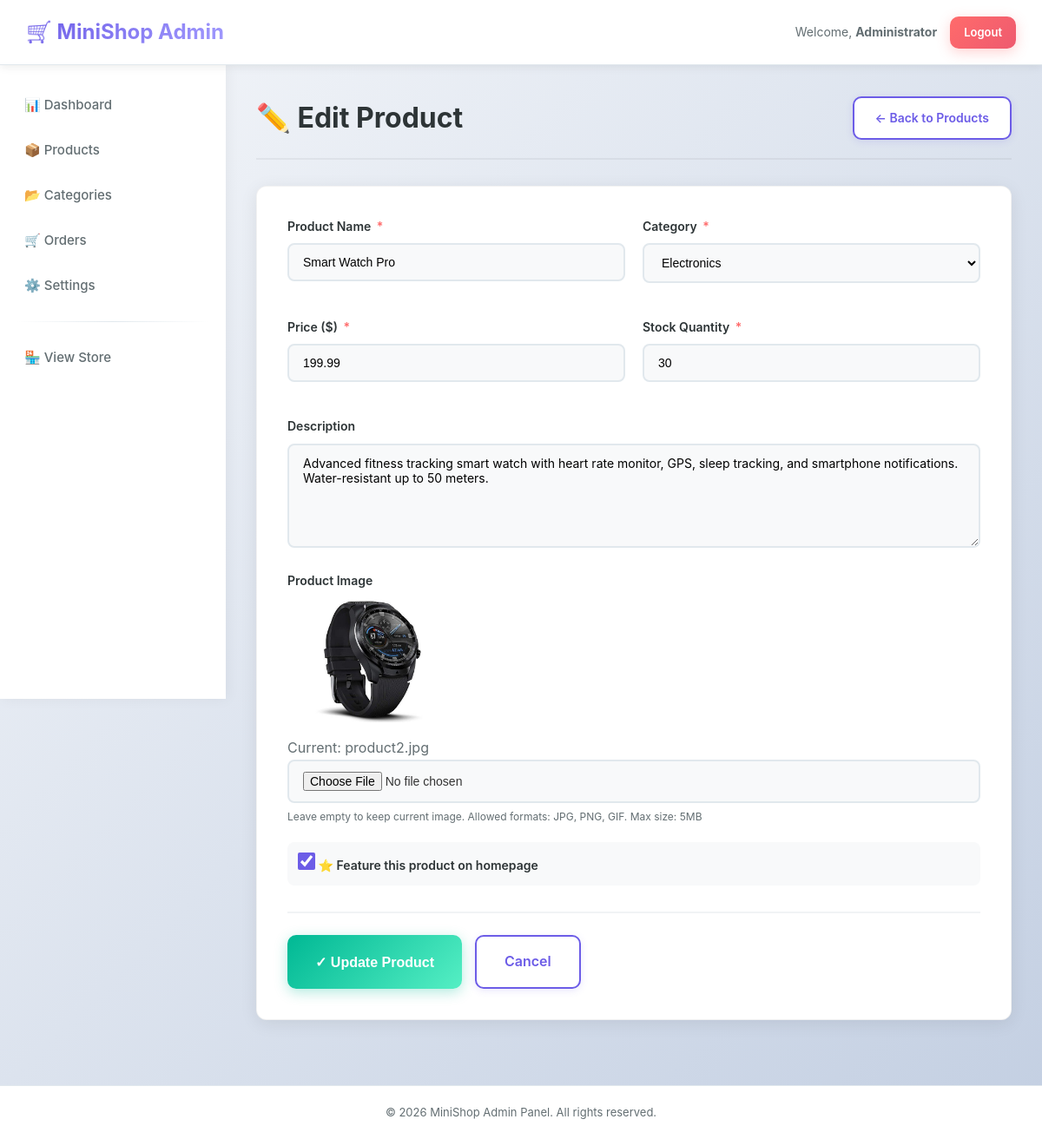
Screenshot of /admin/product_edit.php?id=2 (signed in) with the database file from the repository.
### tables this page shows
CREATE TABLE IF NOT EXISTS products (
    id INT(11) NOT NULL AUTO_INCREMENT,
    category_id INT(11) NOT NULL,
    name VARCHAR(200) NOT NULL,
    price DECIMAL(10, 2) NOT NULL,
    description TEXT,
    image VARCHAR(255) DEFAULT 'placeholder.jpg',
    stock INT(11) NOT NULL DEFAULT 0,
    featured TINYINT(1) DEFAULT 0 COMMENT '1 = featured on homepage, 0 = not featured',
    created_at TIMESTAMP DEFAULT CURRENT_TIMESTAMP,
    PRIMARY KEY (id),
    FOREIGN KEY (category_id) REFERENCES categories(id) ON DELETE CASCADE
);

CREATE TABLE IF NOT EXISTS categories (
    id INT(11) NOT NULL AUTO_INCREMENT,
    name VARCHAR(100) NOT NULL,
    PRIMARY KEY (id)
);

### admin/product_edit.php (the view, shortened to what this page needs)
<?php
include '../config/db.php';
$product_id = isset($_GET['id']) ? intval($_GET['id']) : 0;
if ($product_id > 0) {
    $sql = "SELECT * FROM products WHERE id = ?";
    $stmt = $conn->prepare($sql);
    $stmt->bind_param("i", $product_id);
    $stmt->execute();
    $result = $stmt->get_result();
    $product = $result->fetch_assoc();
} else {
    header('Location: products.php?error=Invalid product ID');
    exit;
}
$categories_result = $conn->query("SELECT * FROM categories ORDER BY name ASC");
include 'includes/header.php';
?>
<div class="page-header">
    <h1>✏️ Edit Product</h1>
    <a href="products.php" class="btn btn-outline">← Back to Products</a>
</div>
<div class="form-panel">
    <form action="product_edit.php?id=<?php echo $product_id; ?>" method="POST" enctype="multipart/form-data" class="product-form">
        <div class="form-row">
            <div class="form-group">
                <label for="name">Product Name <span class="required">*</span></label>
                <input
                    type="text"
                    id="name"
                    name="name"
                    class="form-control"
                    value="<?php echo htmlspecialchars($product['name']); ?>"
                    required
                >
            </div>
            <div class="form-group">
                <label for="category_id">Category <span class="required">*</span></label>
                <select id="category_id" name="category_id" class="form-control" required>
                    <?php
                    $categories_result->data_seek(0);
                    while ($category = $categories_result->fetch_assoc()):
                    ?>
                    <option value="<?php echo $category['id']; ?>"
                        <?php echo ($product['category_id'] == $category['id']) ? 'selected' : ''; ?>>
                        <?php echo htmlspecialchars($category['name']); ?>
                    </option>
                    <?php endwhile; ?>
                </select>
            </div>
        </div>
        <div class="form-row">
            <div class="form-group">
                <label for="price">Price ($) <span class="required">*</span></label>
                <input
                    type="number"
                    id="price"
                    name="price"
                    class="form-control"
                    step="0.01"
                    min="0"
                    value="<?php echo $product['price']; ?>"
                    required
                >
            </div>
            <div class="form-group">
                <label for="stock">Stock Quantity <span class="required">*</span></label>
                <input
                    type="number"
                    id="stock"
                    name="stock"
                    class="form-control"
                    min="0"
                    value="<?php echo $product['stock']; ?>"
                    required
                >
            </div>
        </div>
        <div class="form-group">
            <label for="description">Description</label>
            <textarea
                id="description"
                name="description"
                class="form-control"
                rows="5"
                placeholder="Enter product description..."
            ><?php echo htmlspecialchars($product['description']); ?></textarea>
        </div>
        <div class="form-group">
            <label for="image">Product Image</label>
            <div class="current-image">
                <img
                    src="../assets/images/<?php echo htmlspecialchars($product['image']); ?>"
                    alt="Current product image"
                    style="max-width: 200px; border-radius: 8px; margin-bottom: 10px;"
                    onerror="this.src='../assets/images/placeholder.jpg'"
                >
                <p class="text-muted">Current: <?php echo htmlspecialchars($product['image']); ?></p>
            </div>
            <input
                type="file"
                id="image"
                name="image"
                class="form-control"
                accept="image/*"
            >
            <small class="form-help">Leave empty to keep current image. Allowed formats: JPG, PNG, GIF. Max size: 5MB</small>
        </div>
        <div class="form-group">
            <label class="checkbox-label">
                <input
                    type="checkbox"
                    name="featured"
                    value="1"
                    <?php echo ($product['featured'] == 1) ? 'checked' : ''; ?>
                >
                <span>⭐ Feature this product on homepage</span>
            </label>
        </div>
        <div class="form-actions">
            <button type="submit" class="btn btn-success btn-large">
                ✓ Update Product
            </button>
            <a href="products.php" class="btn btn-outline btn-large">
                Cancel
            </a>
        </div>
    </form>
</div>
<?php
include 'includes/footer.php';
?>

### admin/assets/css/admin.css (style rules this page uses)
* { margin: 0; padding: 0; box-sizing: border-box; }
:root { --primary: #6C5CE7; --primary-light: #A29BFE; --success: #00B894; --success-light: #55EFC4; --danger: #FF6B6B; --warning: #FDCB6E; --info: #74B9FF; --dark: #2D3436; --darker: #1e272e; --light: #DFE6E9; --white: #FFFFFF; --sidebar-width: 260px; --border-radius: 12px; --transition: all 0.3s cubic-bezier(0.4, 0, 0.2, 1); }
body { font-family: 'Inter', 'Segoe UI', -apple-system, BlinkMacSystemFont, sans-serif; background: linear-gradient(135deg, #f5f7fa 0%, #c3cfe2 100%); color: #333; line-height: 1.6; }
.btn { display: inline-block; padding: 12px 24px; border: none; border-radius: 10px; font-size: 14px; font-weight: 600; cursor: pointer; text-decoration: none; transition: var(--transition); text-align: center; position: relative; overflow: hidden; }
.btn::before { content: ''; position: absolute; top: 50%; left: 50%; width: 0; height: 0; border-radius: 50%; background: rgba(255,255,255,0.3); transform: translate(-50%, -50%); transition: width 0.6s, height 0.6s; }
.btn-success { background: linear-gradient(135deg, var(--success) 0%, var(--success-light) 100%); color: white; box-shadow: 0 4px 15px rgba(0, 184, 148, 0.3); }
.btn-outline { background: white; color: var(--primary); border: 2px solid var(--primary); box-shadow: 0 2px 8px rgba(108, 92, 231, 0.15); }
.btn-large { padding: 16px 32px; font-size: 16px; }
.page-header { display: flex; justify-content: space-between; align-items: center; margin-bottom: 30px; padding-bottom: 20px; border-bottom: 2px solid rgba(0,0,0,0.05); }
.page-header h1 { margin: 0; font-size: 32px; color: var(--dark); font-weight: 700; }
.form-panel { background: white; padding: 35px; border-radius: var(--border-radius); box-shadow: 0 4px 20px rgba(0,0,0,0.08); max-width: 900px; border: 1px solid rgba(0,0,0,0.05); }
.form-row { display: grid; grid-template-columns: 1fr 1fr; gap: 20px; margin-bottom: 20px; }
.form-group { margin-bottom: 20px; }
.form-group label { display: block; margin-bottom: 8px; font-weight: 600; color: var(--dark); font-size: 14px; }
.required { color: var(--danger); margin-left: 3px; }
.form-control { width: 100%; padding: 12px 16px; border: 2px solid #e1e8ed; border-radius: 8px; font-size: 14px; transition: var(--transition); background: #f8f9fa; }
select.form-control { cursor: pointer; }
textarea.form-control { resize: vertical; font-family: inherit; min-height: 120px; }
.form-help { display: block; margin-top: 6px; font-size: 12px; color: #636e72; }
.checkbox-label { display: flex; align-items: center; gap: 10px; cursor: pointer; padding: 12px; background: #f8f9fa; border-radius: 8px; transition: var(--transition); }
.checkbox-label input[type="checkbox"] { width: 20px; height: 20px; cursor: pointer; accent-color: var(--primary); }
.form-actions { display: flex; gap: 15px; margin-top: 30px; padding-top: 25px; border-top: 2px solid #f1f3f5; }
.text-muted { color: #636e72 !important; }

### rows the page displays
products: name "Smart Watch Pro", category_id "Electronics", price "199.99", stock "30", description "Advanced fitness tracking smart watch with heart rate monitor, GPS, sleep tracking, and smartphone notifications. Water-resistant up to 50 meters.", image (picture), image "product2.jpg", featured "☑"

### other values shown
$admin['full_name'] "Administrator"
